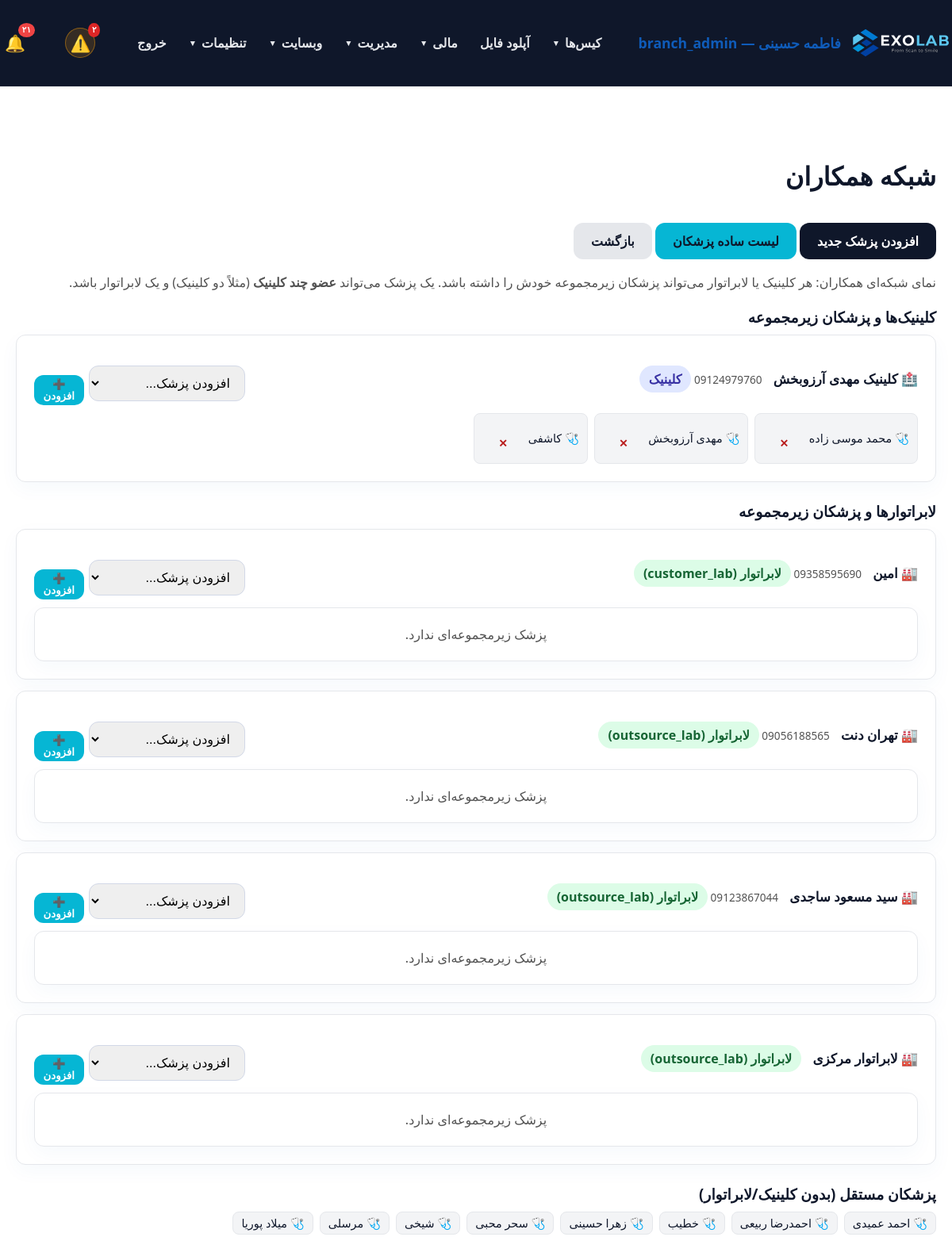
Screenshot of /panel/network.php (signed in) with the database file from the repository.
### tables this page shows
CREATE TABLE `users` (
  `id` int(11) NOT NULL AUTO_INCREMENT,
  `username` varchar(100) NOT NULL,
  `password_hash` varchar(255) NOT NULL,
  `full_name` varchar(255) NOT NULL,
  `email` varchar(255) DEFAULT NULL,
  `phone` varchar(20) DEFAULT NULL,
  `role` enum('admin','doctor','staff','secretary','designer','technician','operator','powder','courier','finance','outsource_lab','customer_lab','partner_lab','clinic','branch_admin') NOT NULL DEFAULT 'staff',
  `branch_id` int(11) DEFAULT NULL,
  `clinic_id` int(11) DEFAULT NULL,
  `lab_id` int(11) DEFAULT NULL,
  `is_designer` tinyint(1) NOT NULL DEFAULT 0,
  `is_default_designer` tinyint(1) NOT NULL DEFAULT 0,
  `active` tinyint(1) DEFAULT 1,
  `last_login` datetime DEFAULT NULL,
  `created_at` datetime DEFAULT current_timestamp(),
  `updated_at` datetime DEFAULT current_timestamp() ON UPDATE current_timestamp(),
  `notes` text DEFAULT NULL,
  PRIMARY KEY (`id`),
  UNIQUE KEY `username` (`username`),
  KEY `idx_users_clinic_id` (`clinic_id`),
  KEY `idx_users_is_designer` (`is_designer`),
  CONSTRAINT `fk_users_clinic` FOREIGN KEY (`clinic_id`) REFERENCES `users` (`id`) ON DELETE SET NULL ON UPDATE CASCADE
);

### panel/network.php (the view, shortened to what the rows shown need)
<?php
require_once __DIR__ . '/auth.php';
require_admin();
$clinics = db()->query('SELECT id, full_name, email, phone, active FROM users WHERE role = "clinic" ORDER BY full_name')->fetchAll();
$clinicDoctors = [];
foreach ($clinics as $c) {
    $ids = getClinicDoctorIdsForClinic((int) $c['id'], false);
    $ph = implode(',', array_fill(0, count($ids), '?'));
    $st = db()->prepare("SELECT id, full_name, phone, email, active FROM users WHERE id IN ({$ph}) ORDER BY full_name");
    $st->execute($ids);
    $clinicDoctors[(int) $c['id']] = $st->fetchAll();
}
$labs = db()->query("SELECT id, full_name, email, phone, active, role FROM users WHERE role IN ('outsource_lab','customer_lab','partner_lab','lab') ORDER BY full_name")->fetchAll();
$labDoctors = [];
$stmt2 = db()->prepare('SELECT id, full_name, phone, email, active FROM users WHERE role = "doctor" AND lab_id = ? ORDER BY full_name');
foreach ($labs as $l) {
    $stmt2->execute([(int) $l['id']]);
    $labDoctors[(int) $l['id']] = $stmt2->fetchAll();
}
$independent = db()->query('SELECT id, full_name, phone, email, active FROM users
    WHERE role = "doctor" AND clinic_id IS NULL AND lab_id IS NULL
      AND NOT EXISTS (SELECT 1 FROM user_clinics uc WHERE uc.user_id = users.id)
    ORDER BY full_name')->fetchAll();
panel_layout_start('شبکه همکاران');
?>
<?php if (empty($clinics)): ?>
    <p class="empty">کلینیکی ثبت نشده است.</p>
<?php else: foreach ($clinics as $cl): ?>
    <div class="form-card" style="margin-bottom:14px;">
        <div style="display:flex; justify-content:space-between; align-items:center; flex-wrap:wrap; gap:8px;">
            <div>
                <strong style="font-size:1.05rem;">🏥 <?= htmlspecialchars($cl['full_name']) ?></strong>
                <span style="color:#525252; font-size:0.85rem; margin-right:10px;">
                </span>
                <span class="badge" style="background:#e0e7ff; color:#3730a3;">کلینیک</span>
            </div>
            <form method="post" action="save_entity_doctor.php" style="display:flex; gap:6px; align-items:center;">
                <select name="doctor_id" style="min-width:180px;">
                    <option value="">افزودن پزشک...</option>
                </select>
                <button class="btn" style="padding:4px 10px; background:#06B6D4; color:#fff;">➕ افزودن</button>
            </form>
        </div>
        <?php $subs = $clinicDoctors[(int) $cl['id']] ?? []; ?>
        <?php if (empty($subs)): ?>
            <p class="empty" style="margin:10px 0 0;">پزشک زیرمجموعه‌ای ندارد.</p>
        <?php else: ?>
            <div style="display:flex; flex-wrap:wrap; gap:8px; margin-top:10px;">
                <?php foreach ($subs as $sd): ?>
                    <span style="display:inline-flex; align-items:center; gap:6px; background:#f3f4f6; border:1px solid #e5e7eb; border-radius:8px; padding:4px 10px; font-size:0.9rem;"
                        title="کلینیک‌های این پزشک: <?= htmlspecialchars(implode('، ', getUserClinicNames((int) $sd['id'])) ?: '—') ?>">
                        🩺 <?= htmlspecialchars($sd['full_name']) ?>
                        <form method="post" action="save_entity_doctor.php" style="display:inline;">
                            <button type="submit" style="background:none; border:none; color:#b91c1c; cursor:pointer; font-size:0.85rem;" title="حذف از این کلینیک">✕</button>
                        </form>
                    </span>
                <?php endforeach; ?>
            </div>
        <?php endif; ?>
    </div>
<?php endforeach; endif; ?>
<?php if (empty($labs)): ?>
    <p class="empty">لابراتواری ثبت نشده است.</p>
<?php else: foreach ($labs as $lb): ?>
    <div class="form-card" style="margin-bottom:14px;">
        <div style="display:flex; justify-content:space-between; align-items:center; flex-wrap:wrap; gap:8px;">
            <div>
                <strong style="font-size:1.05rem;">🏭 <?= htmlspecialchars($lb['full_name']) ?></strong>
                <span style="color:#525252; font-size:0.85rem; margin-right:10px;">
                </span>
                <span class="badge" style="background:#dcfce7; color:#166534;">لابراتوار (<?= htmlspecialchars($lb['role']) ?>)</span>
            </div>
            <form method="post" action="save_entity_doctor.php" style="display:flex; gap:6px; align-items:center;">
                <select name="doctor_id" style="min-width:180px;">
                    <option value="">افزودن پزشک...</option>
                </select>
                <button class="btn" style="padding:4px 10px; background:#06B6D4; color:#fff;">➕ افزودن</button>
            </form>
        </div>
        <?php $subs = $labDoctors[(int) $lb['id']] ?? []; ?>
        <?php if (empty($subs)): ?>
            <p class="empty" style="margin:10px 0 0;">پزشک زیرمجموعه‌ای ندارد.</p>
        <?php endif; ?>
    </div>
<?php endforeach; endif; ?>
<?php if (empty($independent)): ?>
    <p class="empty">همه پزشکان به یک کلینیک یا لابراتوار متصل هستند.</p>
<?php else: ?>
    <div style="display:flex; flex-wrap:wrap; gap:8px;">
        <?php foreach ($independent as $idoc): ?>
            <a href="doctor_view.php?id=<?= (int) $idoc['id'] ?>" style="display:inline-flex; align-items:center; gap:6px; background:#f3f4f6; border:1px solid #e5e7eb; border-radius:8px; padding:4px 10px; font-size:0.9rem; text-decoration:none; color:#0F172A;">
                🩺 <?= htmlspecialchars($idoc['full_name']) ?>
            </a>
        <?php endforeach; ?>
    </div>
<?php endif; ?>
<?php panel_layout_end(); ?>

### panel/auth.php (shortened to what the rows shown need)
<?php
require_once __DIR__ . '/db.php';
function current_user() {
    static $user = null;
    if ($user !== null) return $user;
    $stmt = db()->prepare('SELECT * FROM users WHERE id = ? AND active = 1 LIMIT 1');
    $stmt->execute([(int)$_SESSION[USER_SESSION_KEY]]);
    $user = $stmt->fetch();
    return $user;
}
function is_logged_in() {
    return current_user() !== null;
}
function is_admin(): bool {
    $user = current_user();
    return $user['role'] === 'admin' || $user['role'] === 'branch_admin';
}
function require_login() {
    if (!is_logged_in()) {
        $target = getLoginRedirectUrl();
        if ($target !== '') {
            $_SESSION['login_redirect'] = $target;
        }
        header('Location: login.php');
        exit;
    }
}
function require_admin() {
    require_login();
}
function panel_layout_start($title = 'پنل مدیریت') {
    $user = current_user();
    ?>
    <!DOCTYPE html>
    <html lang="fa" dir="rtl">
    <head>
        <link rel="stylesheet" href="../assets/css/style.css">
        <link rel="stylesheet" href="../assets/css/datatables.min.css">
    </head>
    <body>
    <header class="site-header">
        <div class="container" style="justify-content: space-between;">
            <a class="brand" href="dashboard.php">
                <img src="../assets/icons/EXOLAB_LOGO_HORIZENTAL.svg" alt="EXOLAB" class="site-logo">
                <span><?= $user ? htmlspecialchars($user['full_name']) . ' — ' . $user['role'] : 'پنل' ?></span>
            </a>
        </div>
    </header>
    <main class="section">
        <div class="container">
            <h2><?= htmlspecialchars($title) ?></h2>
    <?php
}
function panel_layout_end() {
    ?>
        </div>
    </main>
    </body>
    </html>
    <?php
}

### rows the page displays
users: full_name "فاطمه حسینی", role "branch_admin"
users: full_name "کلینیک مهدی آرزوبخش"
users: full_name "محمد موسی زاده"
users: full_name "مهدی آرزوبخش"
users: full_name "کاشفی"
users: full_name "امین", role "customer_lab"
users: full_name "تهران دنت", role "outsource_lab"
users: full_name "سید مسعود ساجدی", role "outsource_lab"
users: full_name "لابراتوار مرکزی", role "outsource_lab"
users: full_name "احمد عمیدی"
users: full_name "احمدرضا ربیعی"
users: full_name "خطیب"
users: full_name "زهرا حسینی"
users: full_name "سحر محبی"
users: full_name "شیخی"
users: full_name "مرسلی"
users: full_name "میلاد پوریا"

### other values shown
toPersianDigits($notifCount > 99 ? '99+' : $notifCount) "۲۱"
$title "شبکه همکاران"
